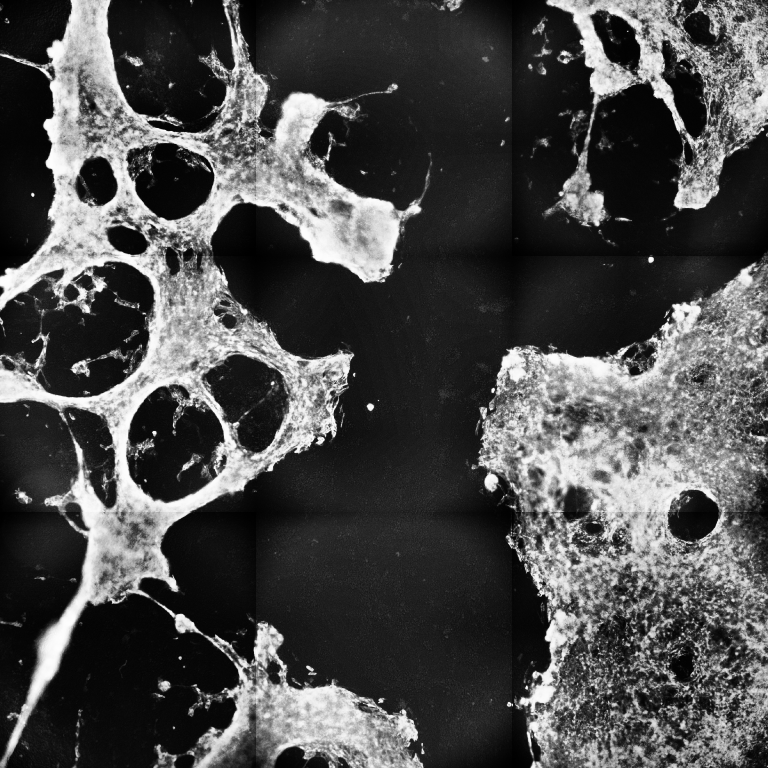
%> input picture stage_III/evaluation/typical_examples/true/CD03-2-1.png, 1536 x 1536 px (shown at 1/2 size)
$ octave pixel_correlation.m   (GNU Octave 9; MATLAB toolbox functions it lacks are replaced by stand-ins)
%> lines starting %> are read from the running program, lines starting %| are printed output that depends on the picture; in (x1, y1, x2, y2) boxes, pixels count from 0 and x2, y2 are one past the last pixel; in counts of white or black regions, pixels touching at a corner belong together; the program's own positions count from 1; long printed decimals are rounded
% Code for comparing the true and the predicted fluorescence images at the pixel level

img_size = 512;
img_gt = imread('./typical_examples/true/CD03-2-1.png'); % The true fluorescence image
%> img_gt is the input picture: size 1536x1536 uint8; min 0, max 254, mean 75.4
img_pre = imread('./typical_examples/predicted/CD03-2-1.png'); % The predicted fluorescence image
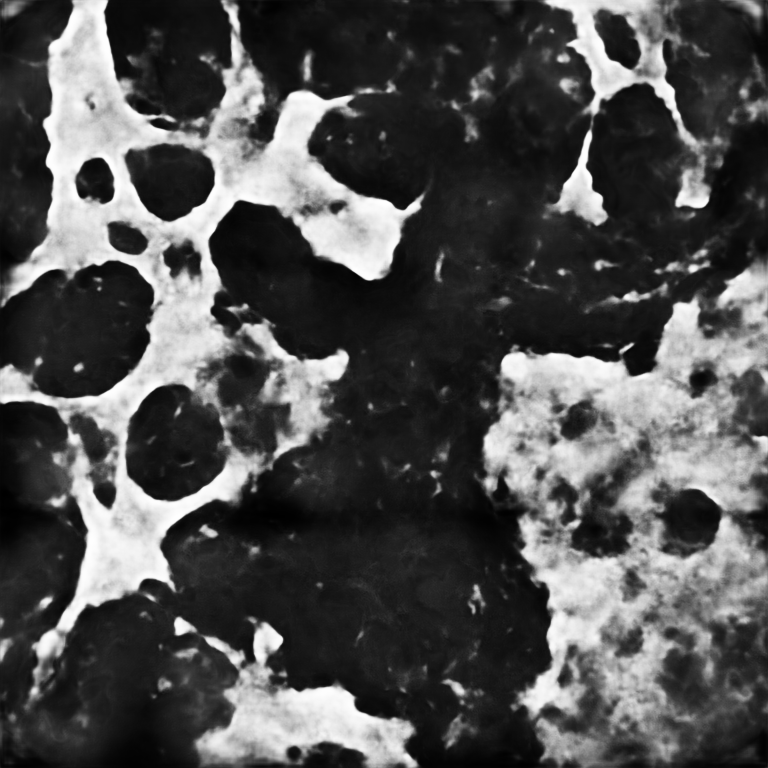
%> input picture stage_III/evaluation/typical_examples/predicted/CD03-2-1.png, 1536 x 1536 px (shown at 1/2 size)
%> img_pre is the input picture: size 1536x1536 uint8; min 0, max 254, mean 80.1

img_gt = imresize(im2double(img_gt),[img_size,img_size]);
%> img_gt: size 512x512 double
img_pre = imresize(im2double(img_pre),[img_size,img_size]);
%> img_pre: size 512x512 double

norm_gt = img_gt;
norm_pre = img_pre;

error_map = norm_gt - norm_pre;
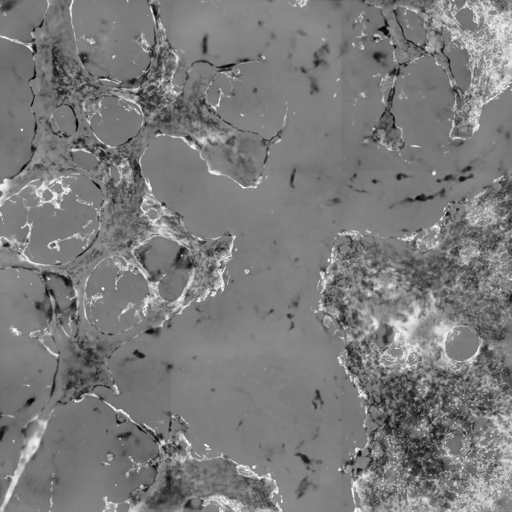
%> error_map: size 512x512 double; min -0.958, max 0.983, mean -0.0184; drawn with min black and max white
error_map_pos = error_map;
error_map_pos(error_map_pos<0) = 0;
error_map_pos_rgb = zeros(img_size,img_size,3);
error_map_pos_rgb(:,:,1) = error_map_pos;
error_map_neg = error_map;
error_map_neg(error_map_neg>0) = 0;
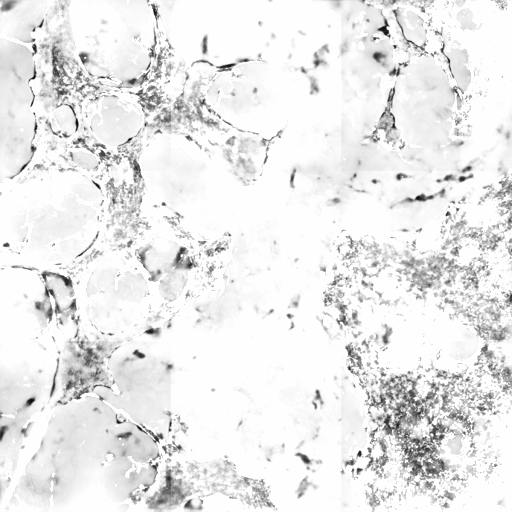
%> error_map_neg: size 512x512 double; min -0.958, max 0, mean -0.0736; drawn with min black and max white
error_map_neg_rgb = zeros(img_size,img_size,3);
error_map_neg_rgb(:,:,3) = abs(error_map_neg);
error_map_rgb = error_map_neg_rgb + error_map_pos_rgb;
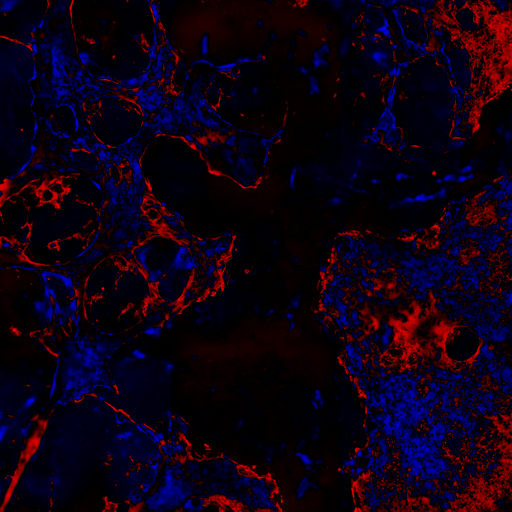
%> error_map_rgb: size 512x512x3 double; mean R, G, B 0.0551, 0, 0.0736

% [10 lines of commented-out code are left out]
col_gt = reshape(norm_gt,1,img_size*img_size);
col_pre = reshape(norm_pre,1,img_size*img_size);

norm_gt_ds = zeros(img_size,img_size);
norm_gt_ds(norm_gt <= 0.1) = 0.05;
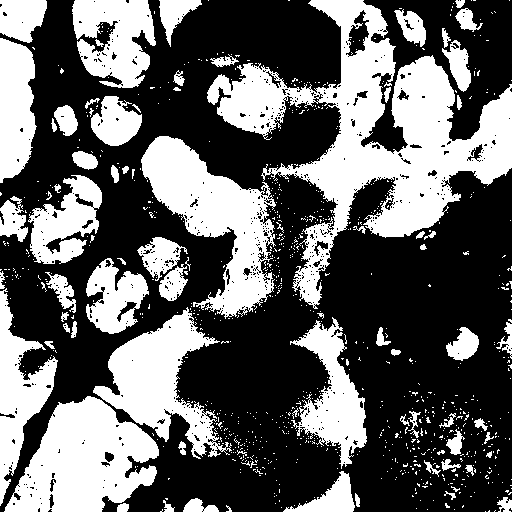
%> norm_gt_ds: size 512x512 double; values 0 (black) and 0.05 (white), 38.8% white; 918 white regions (840 under 20 px), largest, box (x1, y1, x2, y2) and area: (207, 0, 512, 309) 29084, (4, 396, 159, 512) 11098, (141, 136, 276, 319) 10544
norm_gt_ds(norm_gt > 0.1 & norm_gt <= 0.2) = 0.15;
norm_gt_ds(norm_gt > 0.2 & norm_gt <= 0.3) = 0.25;
norm_gt_ds(norm_gt > 0.3 & norm_gt <= 0.4) = 0.35;
norm_gt_ds(norm_gt > 0.4 &  norm_gt <= 0.5) = 0.45;
norm_gt_ds(norm_gt > 0.5 & norm_gt <= 0.6) = 0.55;
norm_gt_ds(norm_gt > 0.6 & norm_gt <= 0.7) = 0.65;
norm_gt_ds(norm_gt > 0.7 & norm_gt <= 0.8) = 0.75;
norm_gt_ds(norm_gt > 0.8 & norm_gt <= 0.9) = 0.85;
norm_gt_ds(norm_gt > 0.9) = 0.95;
col_gt_ds = reshape(norm_gt_ds,1,img_size*img_size);

norm_pre_ds = zeros(img_size,img_size);
norm_pre_ds(norm_pre <= 0.1) = 0.05;
%> norm_pre_ds: size 512x512 double; values 0 (black) and 0.05 (white), 33.9% white; 314 white regions (233 under 20 px), largest, box (x1, y1, x2, y2) and area: (108, 59, 446, 512) 42569, (381, 56, 512, 199) 7974, (158, 0, 361, 67) 7752
norm_pre_ds(norm_pre > 0.1 & norm_pre <= 0.2) = 0.15;
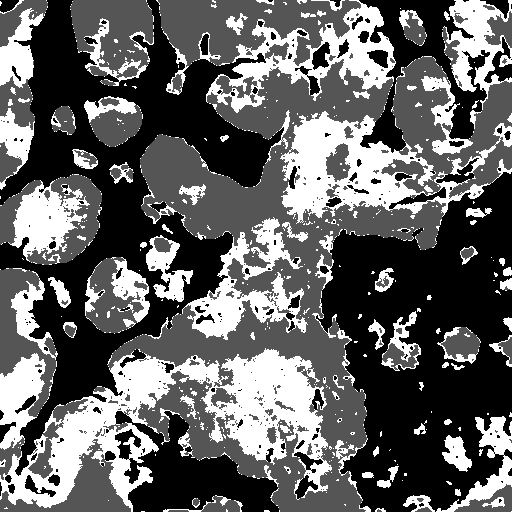
%> norm_pre_ds: size 512x512 double; min 0, max 0.15, mean 0.0579; drawn with min black and max white
norm_pre_ds(norm_pre > 0.2 & norm_pre <= 0.3) = 0.25;
norm_pre_ds(norm_pre > 0.3 & norm_pre <= 0.4) = 0.35;
norm_pre_ds(norm_pre > 0.4 & norm_pre <= 0.5) = 0.45;
norm_pre_ds(norm_pre > 0.5 & norm_pre <= 0.6) = 0.55;
norm_pre_ds(norm_pre > 0.6 & norm_pre <= 0.7) = 0.65;
norm_pre_ds(norm_pre > 0.7 & norm_pre <= 0.8) = 0.75;
norm_pre_ds(norm_pre > 0.8 & norm_pre <= 0.9) = 0.85;
norm_pre_ds(norm_pre > 0.9) = 0.95;
col_pre_ds = reshape(norm_pre_ds,1,img_size*img_size);

corr_matrix = zeros(10,10);
for i = 1:img_size*img_size
    corr_matrix(11-uint8((col_pre_ds(i)+0.05)*10),uint8((col_gt_ds(i)+0.05)*10)) = corr_matrix(11-uint8((col_pre_ds(i)+0.05)*10),uint8((col_gt_ds(i)+0.05)*10)) + 1;
end
corr_matrix = corr_matrix/100;

figure(4);
image(corr_matrix);

xticks([1 2 3 4 5 6 7 8 9 10])
xticklabels({'0.05','0.15','0.25','0.35','0.45','0.55','0.65','0.75','0.85','0.95'})
yticks([1 2 3 4 5 6 7 8 9 10])
yticklabels({'0.95','0.85','0.75','0.65','0.55','0.45','0.35','0.25','0.15','0.05'})
set(gca, 'FontName', 'Arial', 'FontSize', 18, ...
    'XTickLabelRotation', 0)

xlabel('true intensity','FontSize',25,'FontName','Arial');
ylabel('predicted intensity','FontSize',25,'FontName','Arial');

set(gcf,'Units','centimeter','Position',[10 10 18 16]);

for i = 1:10
    for j = 1:10
        num = int2str(corr_matrix(j,i));
        if round(corr_matrix(j,i)) >= 20
            text(i,j,num,'FontName','Arial','FontSize',20,'FontWeight','bold','HorizontalAlignment','center','Color','k');
        else
            text(i,j,num,'FontName','Arial','FontSize',20,'FontWeight','bold','HorizontalAlignment','center','Color','w');
        end
    end
end
hold on;
for i = 1:10
   plot([.5,10.5],[i-.5,i-.5],'w-','linewidth',1);
   plot([i-.5,i-.5],[.5,10.5],'w-','linewidth',1);
end
% set(gca,'colorscale','log');
colorbar('off');
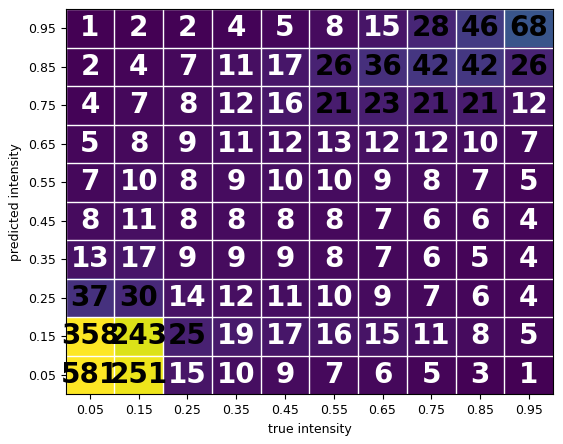
%> figure redrawn from the program's plot data

[R,P] = corrcoef(col_gt,col_pre);
%> R = [1 0.783; 0.783 1]; P = [1 0; 0 1]
fprintf("Pixel Correlation = %.6f\n", R(1, 2));
%| Pixel Correlation = 0.7835
